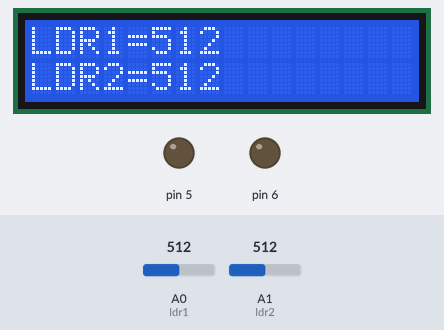
This sketch was run on a simulated Arduino Uno, built with avr-gcc and run on an emulated ATmega328P. Shown: 16×2 character LCD, output pins drawn as LEDs (lit = HIGH). The inputs (shaded band) are chosen by the test bench; at power-on: A0 (ldr1) = 512, A1 (ldr2) = 512. What the sketch prints to the serial monitor is not drawn.

Above: at 2.2 s.
2.3 s: A0 (ldr1) set to 536
At 3.1 s:
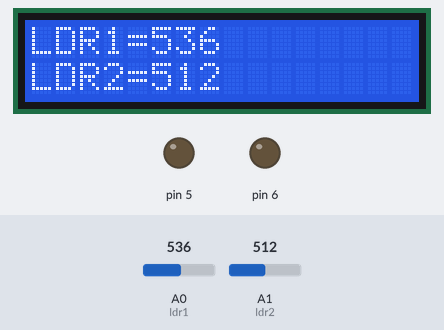
3.8 s: A0 (ldr1) set to 559
At 4.11 s:
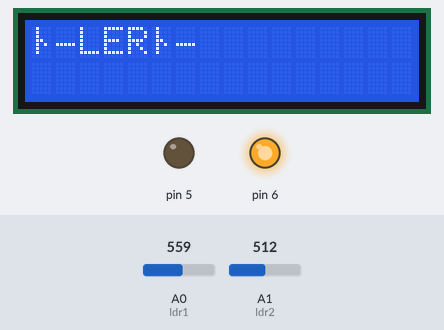
6.0 s: A1 (ldr2) set to 526
At 7.3 s:
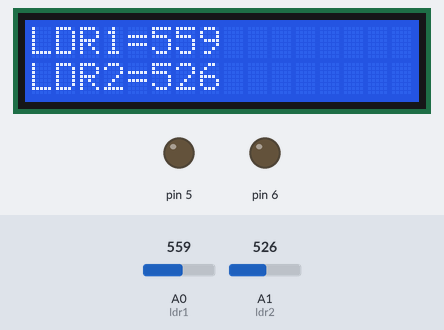
7.6 s: A1 (ldr2) set to 593
At 8.8 s:
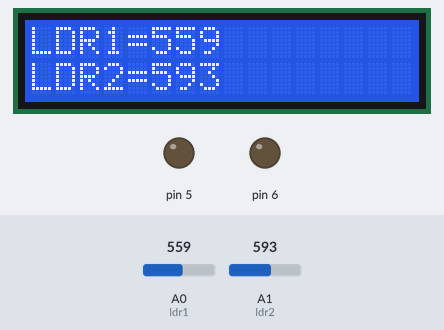
9.1 s: A1 (ldr2) set to 622
At 9.62 s:
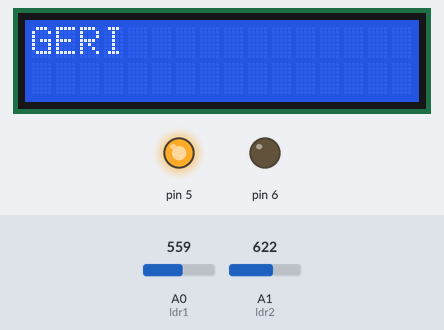
11.2 s: A0 (ldr1) set to 511
At 11.31 s:
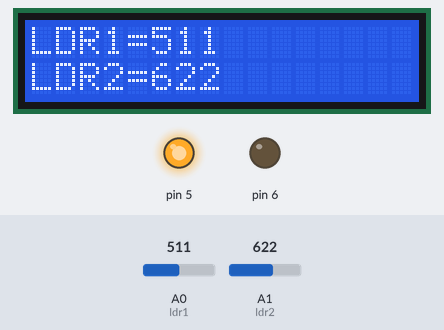
Timing chart, 0 to 14.2 s (numbered marks = the images above; inputs shaded):
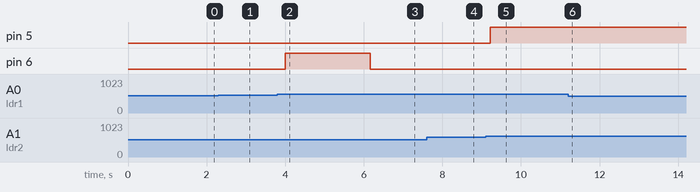

Measured:
- the behaviour switches between 552 and 553 on A0 (ldr1) (found by bisection; images 1 and 2)
- the behaviour switches between 518 and 519 on A1 (ldr2) (found by bisection; images 2 and 3)
- the behaviour switches between 609 and 610 on A1 (ldr2) (found by bisection; images 4 and 5)
- after the input at 2.3 s, the display: changes at once (image 1)
- after the input at 3.8 s, pin 6: LOW → HIGH after 0.21 s; the display: first changes after 0.11 s (image 2 shows a later state)
- after the input at 6.0 s, pin 6: HIGH → LOW after 0.17 s; the display: changes after 0.07 s (image 3)
- after the input at 7.6 s, the display: changes at once (image 4)
- after the input at 9.1 s, pin 5: LOW → HIGH after 0.11 s; the display: first changes at once (image 5 shows a later state)
- after the input at 11.2 s, the display: changes after 0.07 s (image 6)

The sketch:

panel.ino
```cpp
#include <LiquidCrystal.h>
//servo motor tanımlanması
//Servo servo;
const int rs=12 , en=11 , d4=10 , d5=9 , d6=8 , d7=7;
LiquidCrystal lcd(rs, en , d4, d5, d6, d7);
int ldr1 = A0;
int ldr2 = A1;
int val1;
int val2;
int motor1= 6;
int motor2= 5;
void setup() {
  lcd.begin(16, 2);
  lcd.setCursor(0,0);
  lcd.print("GUNES TAKIP");
  delay(1000);
  pinMode(6,OUTPUT);
  pinMode(5,OUTPUT);
  Serial.begin(9600);

}

void loop() {
val1=analogRead(ldr1);
val2=analogRead(ldr2);
lcd.clear();
lcd.setCursor(0,0);
lcd.print("LDR1=");
lcd.print(val1);
lcd.setCursor(0,1);
lcd.print("LDR2=");
lcd.print(val2);
delay(100);
if (val1>(val2+40))
{
  digitalWrite(6,HIGH);
  digitalWrite(5,LOW);
  lcd.clear();
  lcd.setCursor(0,0);
  lcd.print("İLERİ");
  delay(100);
  Serial.println("İLERİ");
  delay(100);
}
else if (val2 >(val1+50))
{
  digitalWrite(6,LOW);
  digitalWrite(5,HIGH);
  lcd.clear();
  lcd.setCursor(0,0);
  lcd.print("GERI");
    delay(100);
  Serial.println("GERI");
    delay(100);
}
else
{
   digitalWrite(6,LOW);
  digitalWrite(5,LOW);
}
}
```
